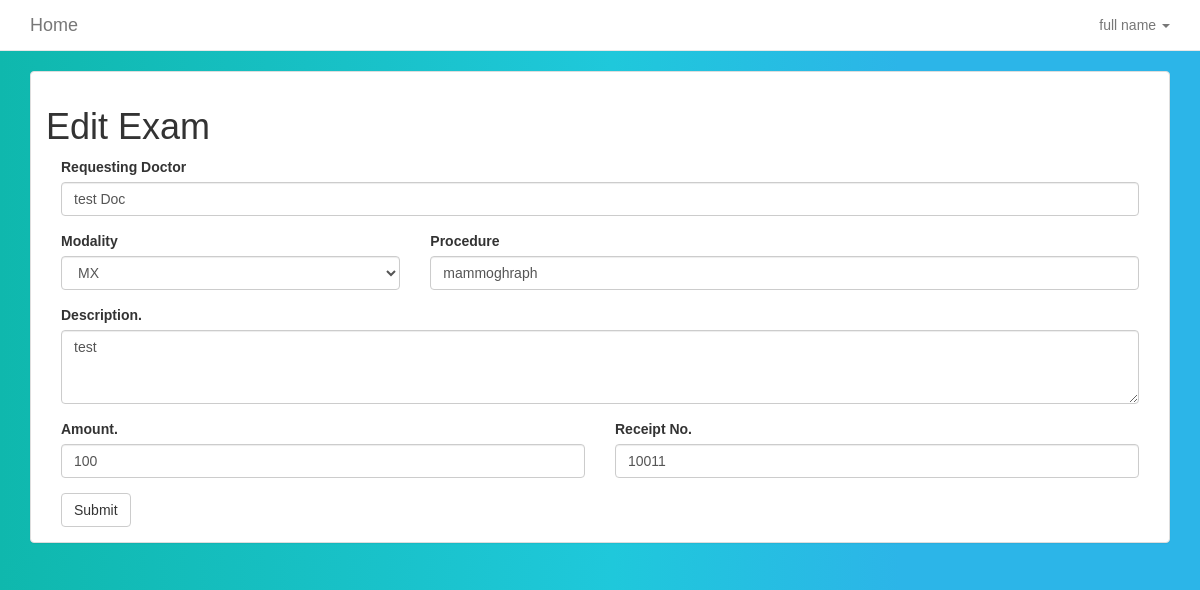
/edit-exam?id=1 (signed in), run on an earlier commit of the app's database.
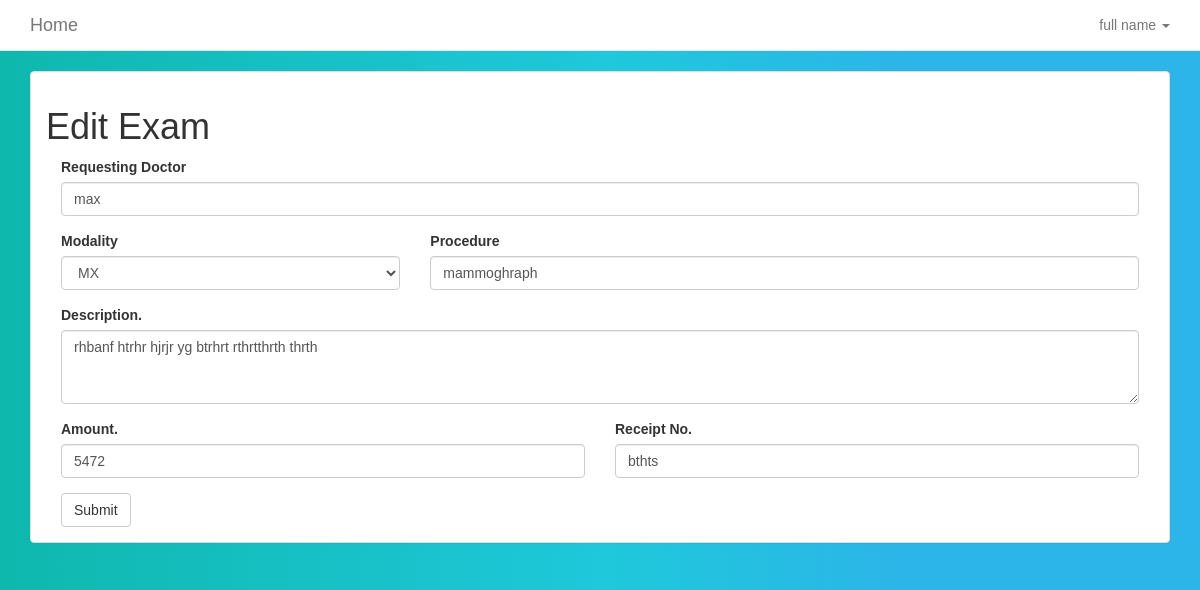
And on a later commit of the database.
### tables this page shows
CREATE TABLE `exam_info` (
  `exam_id` varchar(30) NOT NULL,
  `performer_id` varchar(30) NOT NULL,
  `patient_id` varchar(30) NOT NULL,
  `req_physician` varchar(50) NOT NULL,
  `modality` varchar(2) NOT NULL,
  `exam_name` varchar(50) NOT NULL,
  `exam_reason` text NOT NULL,
  `receipt` varchar(20) NOT NULL,
  `amount` int(11) NOT NULL,
  `created_at` timestamp NOT NULL DEFAULT CURRENT_TIMESTAMP,
  `exam_done` tinyint(4) NOT NULL,
  `report_done` tinyint(4) NOT NULL
);

### app/conn_db.php (called while the page is built, shortened)
<?php
$conn = "";
function affected() {
    global $conn, $rows_affected;
    $rows_affected = mysqli_affected_rows($conn);
    if ($rows_affected < 1) {
        $error_sql ="No information added to or retreived from database. Try checking your parameters" . "<br>";
        error_handler($error_sql, mysqli_errno($conn), mysqli_error($conn));
        return 0;
    }
    else {
        return $rows_affected;
    }
}
function db_query($sql) {
    global $conn;
    $result = $conn->query($sql);
    if ($result == FALSE) {
        $error_sql = "Error querying db, check sql statement" . "<br>";
        error_handler($error_sql, mysqli_errno($conn), mysqli_error($conn));
    }
    else {
        return $result;
    }
}
?>

### views_user/edit-exam.php (the view, shortened to what this page needs)
<?php
if(isset($_GET['id'])){
 $exam_id = $_GET['id'];
 $select = "SELECT * FROM exam_info WHERE exam_id='$exam_id'";
 $a_exam = db_query($select);
$this_patient = $a_exam->fetch_assoc();
}
?>
<div class="section">
  <div class="container">
  <div class="panel panel-default panel-faded">
                <div class="panel-body">
    <div class="row">
      <div class="col-md-12">
        <h1>Edit Exam</h1>
      </div>
    </div>
    <form role="form" method="post" class="col-md-12">
      <div class="row">
           <div class="col-md-12">
             <div class="form-group">
                <label class="control-label">Requesting Doctor</label>
                 <input class="form-control" type="text" name="req_doctor" value="<?php echo $this_patient['req_physician'];?>">
             </div>
          </div>
      </div>
      <div class="row">
          <div class="col-md-4">
            <div class="form-group">
              <label class="control-label">Modality</label>
              <select class="form-control" name="group">
                <option  value="<?php echo $this_patient['modality'];?>"><?php echo $this_patient['modality'];?></option>
              </select>
            </div>
          </div>
          <div class="col-md-8">
           <div class="form-group">
            <label class="control-label">Procedure</label>
            <input class="form-control" type="text" name="procedure" value="<?php echo $this_patient['exam_name'];?>">
           </div>
          </div>
      </div>
      <div class="row">
          <div class="col-md-12">
             <div class="form-group">
                <label class="control-label">Description.</label>
                <textarea class="form-control" rows="3" name="description"><?php echo $this_patient['exam_reason'];?></textarea>
             </div>
          </div>
      </div>
      <div class="row">
          <div class="col-md-6">
             <div class="form-group">
                <label class="control-label">Amount.</label>
                <input class="form-control" type="text" name="date" value="<?php echo $this_patient['amount'];?>">
             </div>
          </div>
         <div class="col-md-6">
            <div class="form-group">
              <label class="control-label">Receipt No.</label>
              <input class="form-control" type="text" name="time" value="<?php echo $this_patient['receipt'];?>">
            </div>
          </div>
        </div>
      <button type="submit" class="btn btn-default">Submit</button>
    </form>
  </div>
</div>
</div>
</div>

What changed in the data, as far as the page shows it:
changed exam_info "MX": req_doctor "test Doc" → "max"; description "test" → "rhbanf htrhr hjrjr yg btrhrt rthrtthrth thrth"; date "100" → "5472"; time "10011" → "bthts"
